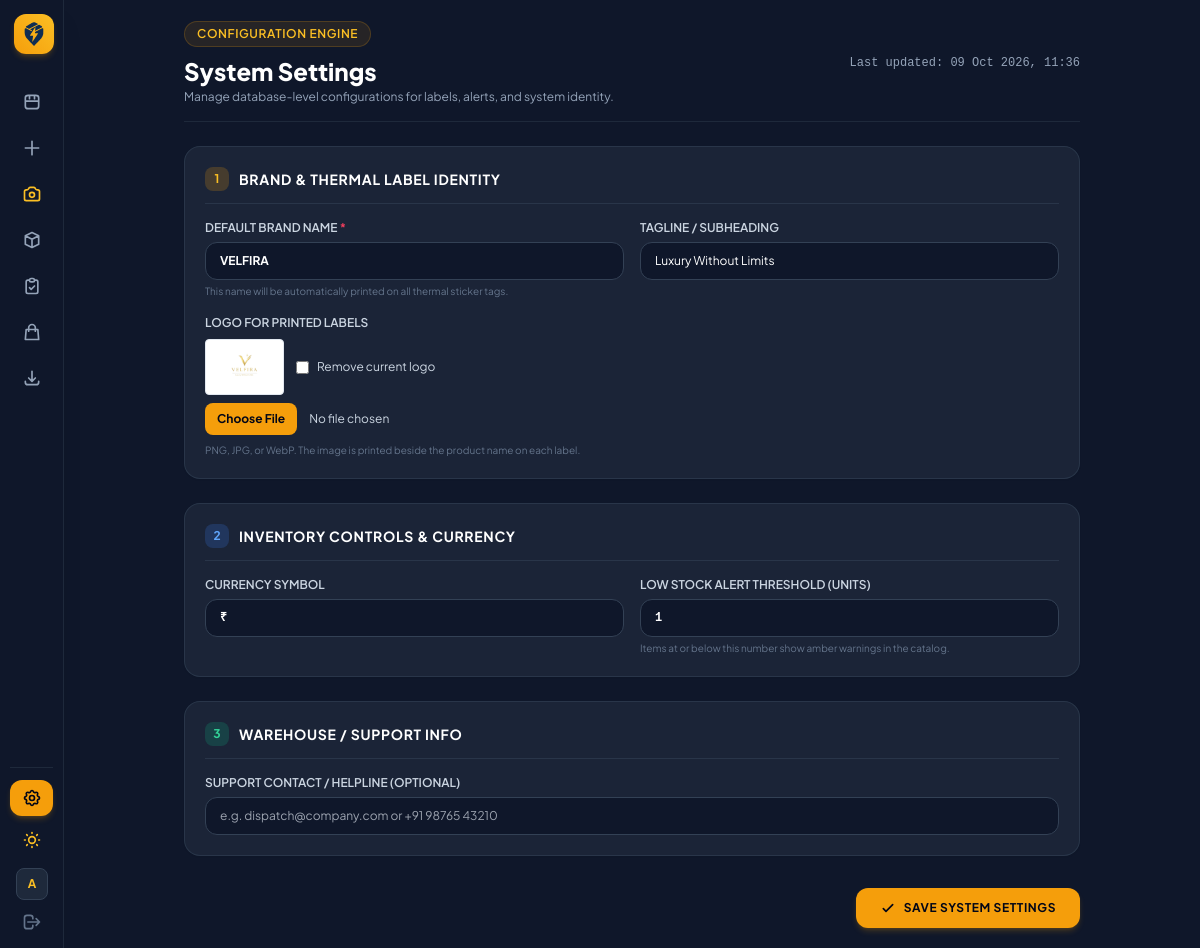
Page /settings/ (signed in) on the committed database.
### sku_manager/models.py (models this page shows)
class AppSettings(models.Model):
    brand_name = models.CharField(max_length=100, default='TATKAL PICK')
    label_logo = models.ImageField(upload_to='branding/', blank=True, null=True)
    tagline = models.CharField(max_length=150, blank=True, default='Universal Inventory & Dispatch')
    currency_symbol = models.CharField(max_length=10, default='₹')
    low_stock_threshold = models.PositiveIntegerField(default=5)
    support_contact = models.CharField(max_length=100, blank=True, default='')
    updated_at = models.DateTimeField(auto_now=True)
    @classmethod
    def get_settings(cls):
        obj, _ = cls.objects.get_or_create(id=1)
        return obj

### sku_manager/views.py (the view, shortened to what this page needs)
# urls.py: path('settings/', views.app_settings_view, name='app_settings'),
@login_required(login_url='login')
def app_settings_view(request):
    settings_obj = AppSettings.get_settings()
    return render(request, 'sku_manager/settings.html', {
        'settings': settings_obj,
        'active_page': 'settings',
    })

### templates/sku_manager/settings.html (shortened to what this page needs)
{% extends "sku_manager/base.html" %}
{% block content %}
<div class="max-w-4xl mx-auto space-y-6">
  <header class="flex flex-col sm:flex-row sm:items-center justify-between border-b border-slate-200 dark:border-slate-800 pb-4 gap-4">
    <div>
      <div class="inline-flex items-center gap-2 px-3 py-1 rounded-full bg-amber-500/10 text-amber-600 dark:text-amber-400 border border-amber-500/20 text-xs font-semibold uppercase tracking-wider mb-2">
        Configuration Engine
      </div>
      <h1 class="text-2xl font-extrabold text-slate-900 dark:text-white">System Settings</h1>
      <p class="text-slate-500 dark:text-slate-400 text-xs mt-0.5">Manage database-level configurations for labels, alerts, and system identity.</p>
    </div>
    <div class="text-xs font-mono text-slate-400">
      Last updated: {{ settings.updated_at|date:"d M Y, H:i" }}
    </div>
  </header>
  <form method="POST" action="{% url 'app_settings' %}" enctype="multipart/form-data" class="space-y-6">
    <div class="bg-white dark:bg-slate-800/80 border border-slate-200 dark:border-slate-700/60 rounded-2xl p-5 shadow-sm space-y-4">
      <div class="flex items-center gap-2.5 border-b border-slate-100 dark:border-slate-700/60 pb-3">
        <span class="w-6 h-6 rounded-lg bg-amber-500/20 text-amber-600 dark:text-amber-400 flex items-center justify-center text-xs font-bold">1</span>
        <h2 class="text-sm font-bold uppercase tracking-wider text-slate-800 dark:text-white">Brand & Thermal Label Identity</h2>
      </div>
      <div class="grid grid-cols-1 sm:grid-cols-2 gap-4">
        <div>
          <label class="block text-xs font-semibold text-slate-700 dark:text-slate-300 uppercase mb-1.5">
            Default Brand Name <span class="text-rose-500">*</span>
          </label>
          <input type="text" name="brand_name" required value="{{ settings.brand_name }}" placeholder="e.g. TATKAL PICK, AURA STORE"
            class="w-full bg-slate-50 dark:bg-slate-900 border border-slate-300 dark:border-slate-700 rounded-xl px-3.5 py-2.5 text-xs text-slate-900 dark:text-white font-bold uppercase focus:outline-none focus:border-amber-500 transition">
          <p class="text-[10px] text-slate-500 mt-1">This name will be automatically printed on all thermal sticker tags.</p>
        </div>
        <div>
          <label class="block text-xs font-semibold text-slate-700 dark:text-slate-300 uppercase mb-1.5">
            Tagline / Subheading
          </label>
          <input type="text" name="tagline" value="{{ settings.tagline }}" placeholder="e.g. Universal Inventory & Dispatch"
            class="w-full bg-slate-50 dark:bg-slate-900 border border-slate-300 dark:border-slate-700 rounded-xl px-3.5 py-2.5 text-xs text-slate-900 dark:text-white focus:outline-none focus:border-amber-500 transition">
        </div>
        <div class="sm:col-span-2 space-y-2">
          <label for="labelLogo" class="block text-xs font-semibold text-slate-700 dark:text-slate-300 uppercase mb-1.5">Logo for printed labels</label>
          {% if settings.label_logo %}
            <div class="flex items-center gap-3">
              <img src="{{ settings.label_logo.url }}" alt="Current label logo" class="max-h-14 max-w-36 rounded border border-slate-200 bg-white p-1">
              <label class="flex items-center gap-2 text-xs text-slate-600 dark:text-slate-300">
                <input type="checkbox" name="remove_label_logo" value="1" class="rounded border-slate-300">
                Remove current logo
              </label>
            </div>
          {% endif %}
          <input id="labelLogo" type="file" name="label_logo" accept="image/png,image/jpeg,image/webp"
            class="block w-full text-xs text-slate-700 dark:text-slate-300 file:mr-3 file:rounded-lg file:border-0 file:bg-amber-500 file:px-3 file:py-2 file:text-xs file:font-bold file:text-slate-950">
          <p class="text-[10px] text-slate-500">PNG, JPG, or WebP. The image is printed beside the product name on each label.</p>
        </div>
      </div>
    </div>
    <div class="bg-white dark:bg-slate-800/80 border border-slate-200 dark:border-slate-700/60 rounded-2xl p-5 shadow-sm space-y-4">
      <div class="flex items-center gap-2.5 border-b border-slate-100 dark:border-slate-700/60 pb-3">
        <span class="w-6 h-6 rounded-lg bg-blue-500/20 text-blue-600 dark:text-blue-400 flex items-center justify-center text-xs font-bold">2</span>
        <h2 class="text-sm font-bold uppercase tracking-wider text-slate-800 dark:text-white">Inventory Controls & Currency</h2>
      </div>
      <div class="grid grid-cols-1 sm:grid-cols-2 gap-4">
        <div>
          <label class="block text-xs font-semibold text-slate-700 dark:text-slate-300 uppercase mb-1.5">
            Currency Symbol
          </label>
          <input type="text" name="currency_symbol" value="{{ settings.currency_symbol }}" maxlength="5" placeholder="₹"
            class="w-full bg-slate-50 dark:bg-slate-900 border border-slate-300 dark:border-slate-700 rounded-xl px-3.5 py-2.5 text-xs text-slate-900 dark:text-white font-mono font-bold focus:outline-none focus:border-amber-500 transition">
        </div>
        <div>
          <label class="block text-xs font-semibold text-slate-700 dark:text-slate-300 uppercase mb-1.5">
            Low Stock Alert Threshold (Units)
          </label>
          <input type="number" min="1" name="low_stock_threshold" value="{{ settings.low_stock_threshold }}"
            class="w-full bg-slate-50 dark:bg-slate-900 border border-slate-300 dark:border-slate-700 rounded-xl px-3.5 py-2.5 text-xs text-slate-900 dark:text-white font-mono font-bold focus:outline-none focus:border-amber-500 transition">
          <p class="text-[10px] text-slate-500 mt-1">Items at or below this number show amber warnings in the catalog.</p>
        </div>
      </div>
    </div>
    <div class="bg-white dark:bg-slate-800/80 border border-slate-200 dark:border-slate-700/60 rounded-2xl p-5 shadow-sm space-y-4">
      <div class="flex items-center gap-2.5 border-b border-slate-100 dark:border-slate-700/60 pb-3">
        <span class="w-6 h-6 rounded-lg bg-emerald-500/20 text-emerald-600 dark:text-emerald-400 flex items-center justify-center text-xs font-bold">3</span>
        <h2 class="text-sm font-bold uppercase tracking-wider text-slate-800 dark:text-white">Warehouse / Support Info</h2>
      </div>
      <div>
        <label class="block text-xs font-semibold text-slate-700 dark:text-slate-300 uppercase mb-1.5">
          Support Contact / Helpline (Optional)
        </label>
        <input type="text" name="support_contact" value="{{ settings.support_contact }}" placeholder="e.g. dispatch@company.com or +91 98765 43210"
          class="w-full bg-slate-50 dark:bg-slate-900 border border-slate-300 dark:border-slate-700 rounded-xl px-3.5 py-2.5 text-xs text-slate-900 dark:text-white focus:outline-none focus:border-amber-500 transition">
      </div>
    </div>
    <div class="flex justify-end pt-2">
      <button type="submit" class="bg-amber-500 hover:bg-amber-400 active:bg-amber-600 text-slate-950 font-bold px-6 py-3 rounded-xl transition shadow-md shadow-amber-500/20 text-xs uppercase tracking-wider flex items-center gap-2">
        <svg class="w-4 h-4" fill="none" stroke="currentColor" viewBox="0 0 24 24"><path stroke-linecap="round" stroke-linejoin="round" stroke-width="2.5" d="M5 13l4 4L19 7"></path></svg>
        Save System Settings
      </button>
    </div>
  </form>
</div>
{% endblock %}

### templates/sku_manager/base.html (shortened to what this page needs)
{% load static %}
<!DOCTYPE html>
<html lang="en" class="dark">
<head>
  <script src="https://cdn.tailwindcss.com"></script>
</head>
<body class="bg-slate-100 text-slate-800 dark:bg-slate-900 dark:text-slate-100 min-h-screen flex antialiased transition-colors duration-200">
  <aside class="group fixed left-0 top-0 z-40 h-screen w-16 hover:w-60 transition-all duration-300 ease-in-out bg-white border-r border-slate-200 dark:bg-slate-900 dark:border-slate-800 flex flex-col justify-between p-2.5 shadow-xl overflow-hidden">
    <div class="space-y-6">
      <a href="{% url 'inventory_list' %}" class="flex items-center gap-3 px-1 py-1">
        <div class="w-10 h-10 min-w-[40px] rounded-xl bg-gradient-to-tr from-amber-500 to-amber-400 flex items-center justify-center shadow-md shadow-amber-500/20 text-slate-950">
          <img src="{% static 'tatkal-pick-icon.svg' %}" class="w-7 h-7 object-contain" alt="Tatkal Pick">
        </div>
      </a>
      <nav class="space-y-1.5">
        <a href="{% url 'inventory_list' %}" title="Inventory"
          class="flex items-center gap-3.5 px-3 py-2.5 rounded-xl transition {% if active_page == 'inventory' %}bg-amber-500 text-slate-950 font-bold shadow-md shadow-amber-500/20{% else %}text-slate-600 dark:text-slate-400 hover:bg-slate-100 dark:hover:bg-slate-800 dark:hover:text-white{% endif %}">
          <svg class="w-5 h-5 min-w-[20px]" fill="none" stroke="currentColor" viewBox="0 0 24 24"><path stroke-linecap="round" stroke-linejoin="round" stroke-width="2" d="M4 7v10c0 2 1.5 3 3.5 3h9c2 0 3.5-1 3.5-3V7c0-2-1.5-3-3.5-3h-9C5.5 4 4 5 4 7zm0 4h16M9 4v4m6-4v4"></path></svg>
        </a>
        <a href="{% url 'product_master' %}" title="Add Products & Catalog"
          class="flex items-center gap-3.5 px-3 py-2.5 rounded-xl transition {% if active_page == 'products' %}bg-amber-500 text-slate-950 font-bold shadow-md shadow-amber-500/20{% else %}text-slate-600 dark:text-slate-400 hover:bg-slate-100 dark:hover:bg-slate-800 dark:hover:text-white{% endif %}">
          <svg class="w-5 h-5 min-w-[20px]" fill="none" stroke="currentColor" viewBox="0 0 24 24"><path stroke-linecap="round" stroke-linejoin="round" stroke-width="2" d="M12 4v16m8-8H4"></path></svg>
        </a>
        <a href="{% url 'sku_scanner' %}" title="Camera Scanner"
          class="flex items-center gap-3.5 px-3 py-2.5 rounded-xl transition {% if active_page == 'scanner' %}bg-amber-500 text-slate-950 font-bold shadow-md shadow-amber-500/20{% else %}text-amber-600 dark:text-amber-400 hover:bg-slate-100 dark:hover:bg-slate-800{% endif %}">
        </a>
        <a href="{% url 'box_manager' %}" title="Storage Boxes"
          class="flex items-center gap-3.5 px-3 py-2.5 rounded-xl transition {% if active_page == 'boxes' %}bg-amber-500 text-slate-950 font-bold shadow-md shadow-amber-500/20{% else %}text-slate-600 dark:text-slate-400 hover:bg-slate-100 dark:hover:bg-slate-800 dark:hover:text-white{% endif %}">
          <svg class="w-5 h-5 min-w-[20px]" fill="none" stroke="currentColor" viewBox="0 0 24 24"><path stroke-linecap="round" stroke-linejoin="round" stroke-width="2" d="M20 7l-8-4-8 4m16 0l-8 4m8-4v10l-8 4m0-10L4 7m8 4v10M4 7v10l8 4"></path></svg>
        </a>
        <a href="{% url 'dispatch_logs' %}" title="Dispatch Logs"
          class="flex items-center gap-3.5 px-3 py-2.5 rounded-xl transition {% if active_page == 'dispatch_logs' %}bg-amber-500 text-slate-950 font-bold shadow-md shadow-amber-500/20{% else %}text-slate-600 dark:text-slate-400 hover:bg-slate-100 dark:hover:bg-slate-800 dark:hover:text-white{% endif %}">
          <svg class="w-5 h-5 min-w-[20px]" fill="none" stroke="currentColor" viewBox="0 0 24 24"><path stroke-linecap="round" stroke-linejoin="round" stroke-width="2" d="M9 5H7a2 2 0 00-2 2v12a2 2 0 002 2h10a2 2 0 002-2V7a2 2 0 00-2-2h-2M9 5a2 2 0 002 2h2a2 2 0 002-2M9 5a2 2 0 012-2h2a2 2 0 012 2m-6 9l2 2 4-4"></path></svg>
        </a>
        <a href="{% url 'platform_manager' %}" title="Marketplace Channels"
          class="flex items-center gap-3.5 px-3 py-2.5 rounded-xl transition {% if active_page == 'platforms' %}bg-amber-500 text-slate-950 font-bold shadow-md shadow-amber-500/20{% else %}text-slate-600 dark:text-slate-400 hover:bg-slate-100 dark:hover:bg-slate-800 dark:hover:text-white{% endif %}">
          <svg class="w-5 h-5 min-w-[20px]" fill="none" stroke="currentColor" viewBox="0 0 24 24"><path stroke-linecap="round" stroke-linejoin="round" stroke-width="2" d="M16 11V7a4 4 0 00-8 0v4M5 9h14l1 12H4L5 9z"></path></svg>
        </a>
        <a href="{% url 'sku_export_csv' %}" title="Export CSV"
          class="flex items-center gap-3.5 px-3 py-2.5 rounded-xl transition text-slate-600 dark:text-slate-400 hover:bg-slate-100 dark:hover:bg-slate-800 dark:hover:text-white">
          <svg class="w-5 h-5 min-w-[20px]" fill="none" stroke="currentColor" viewBox="0 0 24 24"><path stroke-linecap="round" stroke-linejoin="round" stroke-width="2" d="M4 16v1a3 3 0 003 3h10a3 3 0 003-3v-1m-4-4l-4 4m0 0l-4-4m4 4V4"></path></svg>
        </a>
      </nav>
    </div>
    <div class="space-y-1.5 pt-3 border-t border-slate-200 dark:border-slate-800">
      <a href="{% url 'app_settings' %}" title="System Settings"
        class="flex items-center gap-3.5 px-3 py-2 rounded-xl transition {% if active_page == 'settings' %}bg-amber-500 text-slate-950 font-bold shadow-md shadow-amber-500/20{% else %}text-slate-600 dark:text-slate-400 hover:bg-slate-100 dark:hover:bg-slate-800 dark:hover:text-white{% endif %}">
      </a>
      <button id="themeToggleBtn" type="button" title="Switch Theme"
        class="w-full flex items-center gap-3.5 px-3 py-2 rounded-xl text-slate-600 dark:text-slate-400 hover:bg-slate-100 dark:hover:bg-slate-800 transition">
      </button>
      {% if request.user.is_authenticated %}
      <div class="flex items-center gap-3 px-1.5 pt-1 overflow-hidden">
        <div class="w-8 h-8 min-w-[32px] rounded-lg bg-slate-200 dark:bg-slate-800 border border-slate-300 dark:border-slate-700 flex items-center justify-center font-bold text-amber-600 dark:text-amber-400 text-xs">
          {{ request.user.username|slice:":1"|upper }}
        </div>
      </div>
      <a href="{% url 'logout' %}" title="Log Out"
        class="flex items-center gap-3 px-3 py-1.5 rounded-xl text-slate-500 hover:bg-rose-500/10 hover:text-rose-500 transition">
        <svg class="w-5 h-5 min-w-[20px]" fill="none" stroke="currentColor" viewBox="0 0 24 24">
          <path stroke-linecap="round" stroke-linejoin="round" stroke-width="2" d="M17 16l4-4m0 0l-4-4m4 4H7m6 4v1a3 3 0 01-3 3H6a3 3 0 01-3-3V7a3 3 0 013-3h4a3 3 0 013 3v1"></path>
        </svg>
      </a>
      {% endif %}
    </div>
  </aside>
  <main class="flex-1 ml-16 p-4 sm:p-5 min-h-screen transition-all duration-300">
    <div class="w-full space-y-4">
      {% block content %}{% endblock %}
    </div>
  </main>
</body>
</html>

### templates/sku_manager/base.html (style rules this page uses)
body { font-family: 'Plus Jakarta Sans', sans-serif; }

### rows in the picture
AppSettings: updated_at "09 Oct 2026, 11:36", brand_name "Velfira", tagline "Luxury Without Limits", label_logo (picture), currency_symbol "₹", low_stock_threshold "1"

### other values in the picture
{{ request.user.username|slice:":1"|upper }} "A"
